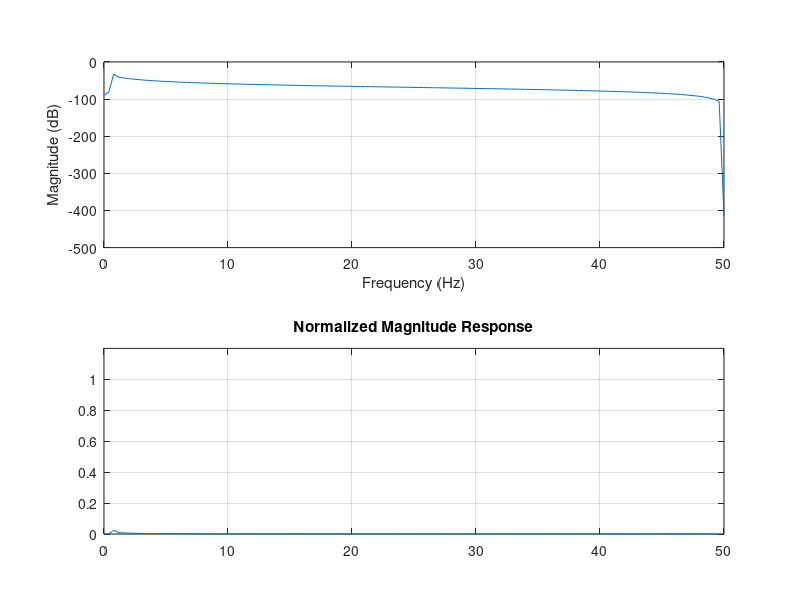
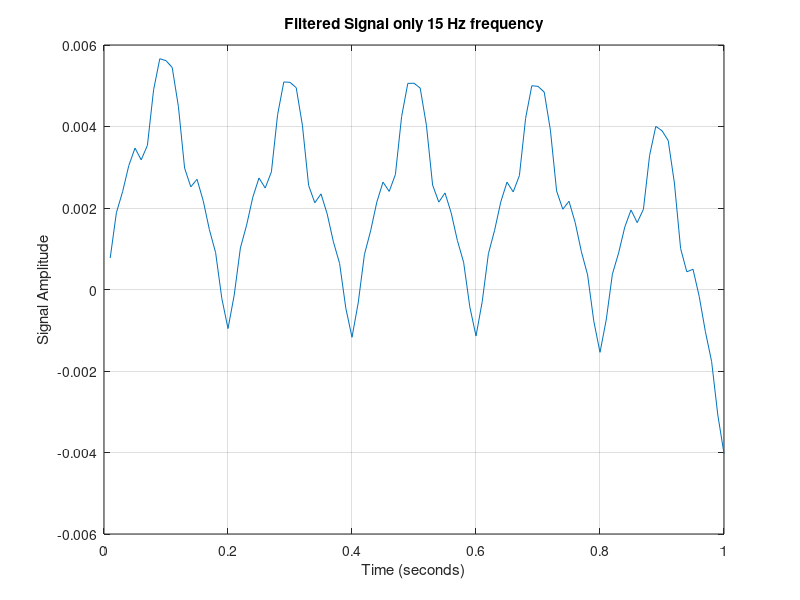

These charts were generated, in order, by the following MATLAB code:
fs=100;
t=(1:100)/fs;
s=sin(2*pi*t*5)+sin(2*pi*t*15)+sin(2*pi*t*30);
plot(t,s)
grid

Wp1 = 10/50;
Wp2 = 20/50;
Ws1 = 5/50;
Ws2 = 25/50;
wp = [Wp1 Wp2];
ws = [Ws1 Ws2];
rp = 0.1;
rs = 40;
w=wp/(fs/2);
[n,wn] = ellipord(wp,ws,rp,rs);

[b,a] = ellip(n,.1,40,w);
freqz(b,a,128,100)
[h,w]=freqz(b,a,128,100);
figure(1)
plot(w,abs(h));
grid
title('Normalized Magnitude Response');
axis([0 50 0 1.2]);

figure(2)
sf=filter(b,a,s); % Time domain Response of the Filter
plot(t,sf)
grid
xlabel('Time (seconds)');
ylabel('Signal Amplitude');
title('Filtered Signal only 15 Hz frequency');

